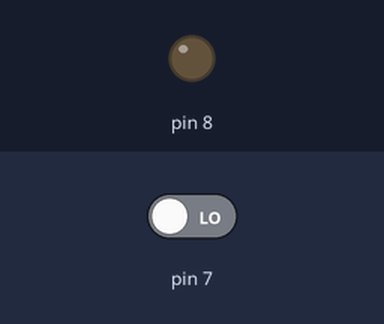
The sketch below on a simulated Arduino Uno, built with avr-gcc and run on an emulated ATmega328P. On the bench: output pins drawn as LEDs (lit = HIGH). The test bench sets the inputs (shaded band); at power-on: pin 7 LOW.

Above: at 1.2 s.
1.3 s: pin 7 driven HIGH
At 2.1 s:
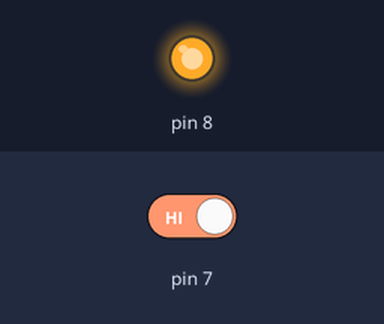
4.3 s: pin 7 driven LOW
At 4.8 s:
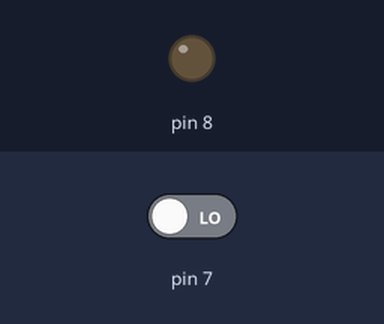
Timing chart, 0 to 7.3 s (numbered marks = the images above; inputs shaded):
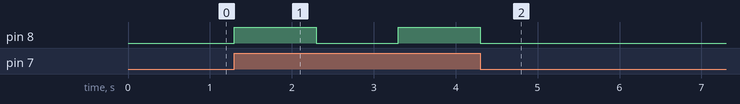

The sketch:

kadai04.ino
```cpp
int old_sw =0;
int new_sw;

void setup() {
  // put your setup code here, to run once:
  pinMode(7,INPUT);
  pinMode(8,OUTPUT);
}

void loop() {
  // put your main code here, to run repeatedly:

  new_sw = digitalRead(7);

  if(new_sw == HIGH && old_sw == 0)
  {
    digitalWrite(8,HIGH);
    old_sw = 1;
    delay(1000);
  }
  if(new_sw == HIGH && old_sw == 1){
    digitalWrite(8,LOW);
    old_sw = 0;
    delay(1000);
  }

}
```

Measured:
- after the input at 1.3 s, pin 8: LOW → HIGH at once, → LOW 1.0 s later, → HIGH 1.0 s later
- after the input at 4.3 s, pin 8: goes on until 4.3 s, then stays LOW
